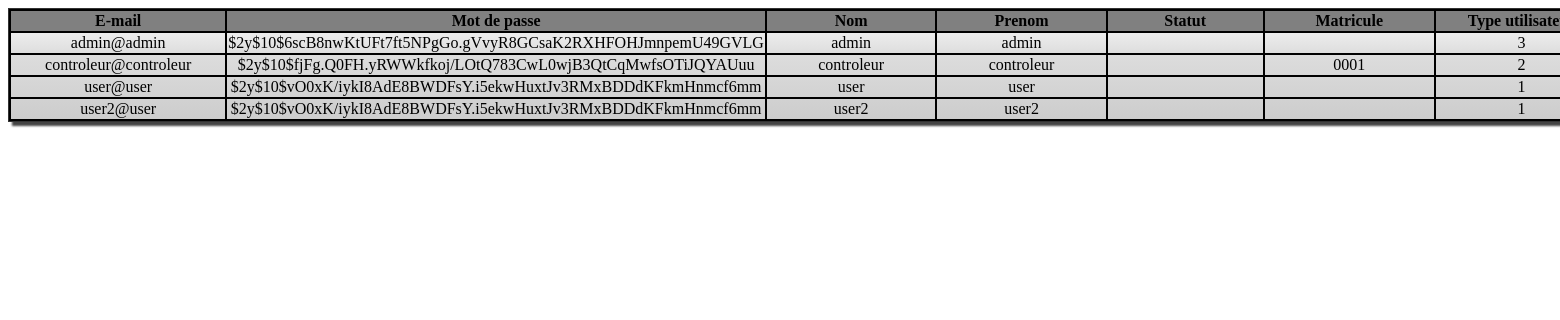
Screenshot of /try.php with the database file from the repository.
### tables this page shows
CREATE TABLE `utilisateur` (
  `email_util` varchar(50) NOT NULL,
  `password_util` varchar(255) NOT NULL,
  `nom_util` varchar(50) NOT NULL,
  `prenom_util` varchar(50) NOT NULL,
  `statut_util` varchar(1) NOT NULL,
  `matricule_cont` varchar(10) NOT NULL,
  `id_type_util` int(11) NOT NULL,
  `is_disabled` tinyint(1) DEFAULT NULL
);

### try.php (the view, shortened to what this page needs)
<!DOCTYPE html>
<html lang="en">
<head>
    <link rel="stylesheet" href="css/try.css">
</head>
<body>
<div class="box">
<div class="centre">
<?php
  $sql = "select email_util, password_util, nom_util, prenom_util,statut_util,matricule_cont,id_type_util from utilisateur";
  $dsn = 'mysql:host=localhost;dbname=fredi;charset=UTF8';
  $user = 'root';
  $password = '';
  try {
  $dbh = new PDO($dsn, $user, $password);
  $sth = $dbh->prepare($sql);
  $sth->execute();
  $rows = $sth->fetchAll(PDO::FETCH_ASSOC);
  } catch (PDOException $ex) {
  die("Erreur lors de la requête SQL : ".$ex->getMessage());
  }
  echo "<table>";
  echo "<tr><th>E-mail</th>";
  echo "<th>Mot de passe</th>";
  echo "<th>Nom</th>";
  echo "<th>Prenom</th>";
  echo "<th>Statut</th>";
  echo "<th>Matricule</th>";
  echo "<th>Type utilisateur</th>";
  echo "</tr>";
  foreach ($rows as $row)
{
  echo "<tr>";
  echo "<td>".$row['email_util']."</td>";
  echo "<td>".$row['password_util']."</td>";
  echo "<td>".$row['nom_util']."</td>";
  echo "<td>".$row['prenom_util']."</td>";
  echo "<td>".$row['statut_util']."</td>";
  echo "<td>".$row['matricule_cont']."</td>";
  echo "<td>".$row['id_type_util']."</td>";
  echo "</tr>";
}
echo "</table>";
?>
</div>
</body>
</html>

### css/try.css (style rules this page uses)
table, th, td { border-style: solid; border-width: 2px; border-color : black; border-collapse: collapse; }
th { background-color: grey ; }
td { width: 300px; text-align: center; }
.box { width: 100em; height: 100%; border: 1px solid #333; box-shadow: 4px 4px 2px #444; background-image: linear-gradient(180deg, #fff, #ddd 40%, #ccc); margin-left: auto; margin-right: auto; margin-bottom: auto; text-align: center }
.centre { margin: auto; }
body { font-family: 'Source code pro', Calibri, serif; }

### rows the page displays
utilisateur: email_util "admin@admin", password_util "$2y$10$6scB8nwKtUFt7ft5NPgGo.gVvyR8GCsaK2RXHFOHJmnpemU49GVLG", nom_util "admin", prenom_util "admin", id_type_util "3"
utilisateur: email_util "controleur@controleur", password_util "$2y$10$fjFg.Q0FH.yRWWkfkoj/LOtQ783CwL0wjB3QtCqMwfsOTiJQYAUuu", nom_util "controleur", prenom_util "controleur", matricule_cont "0001", id_type_util "2"
utilisateur: email_util "user@user", password_util "$2y$10$vO0xK/iykI8AdE8BWDFsY.i5ekwHuxtJv3RMxBDDdKFkmHnmcf6mm", nom_util "user", prenom_util "user", id_type_util "1"
utilisateur: email_util "user2@user", password_util "$2y$10$vO0xK/iykI8AdE8BWDFsY.i5ekwHuxtJv3RMxBDDdKFkmHnmcf6mm", nom_util "user2", prenom_util "user2", id_type_util "1"
